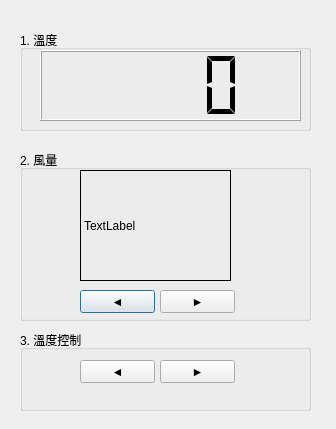
<?xml version="1.0" encoding="UTF-8"?>
<ui version="4.0">
 <class>Dialog</class>
 <widget class="QDialog" name="Dialog">
  <property name="geometry">
   <rect>
    <x>0</x>
    <y>0</y>
    <width>336</width>
    <height>429</height>
   </rect>
  </property>
  <property name="windowTitle">
   <string>Dialog</string>
  </property>
  <widget class="QGroupBox" name="groupBox">
   <property name="geometry">
    <rect>
     <x>20</x>
     <y>30</y>
     <width>291</width>
     <height>101</height>
    </rect>
   </property>
   <property name="title">
    <string>1. 溫度</string>
   </property>
   <widget class="QLCDNumber" name="lcdNumber">
    <property name="geometry">
     <rect>
      <x>20</x>
      <y>20</y>
      <width>261</width>
      <height>71</height>
     </rect>
    </property>
    <property name="smallDecimalPoint">
     <bool>false</bool>
    </property>
    <property name="digitCount">
     <number>4</number>
    </property>
    <property name="segmentStyle">
     <enum>QLCDNumber::Flat</enum>
    </property>
   </widget>
  </widget>
  <widget class="QGroupBox" name="groupBox_2">
   <property name="geometry">
    <rect>
     <x>20</x>
     <y>150</y>
     <width>291</width>
     <height>171</height>
    </rect>
   </property>
   <property name="title">
    <string>2. 風量</string>
   </property>
   <widget class="QPushButton" name="fan_minus">
    <property name="geometry">
     <rect>
      <x>60</x>
      <y>140</y>
      <width>75</width>
      <height>23</height>
     </rect>
    </property>
    <property name="text">
     <string>◄</string>
    </property>
   </widget>
   <widget class="QPushButton" name="fan_plus">
    <property name="geometry">
     <rect>
      <x>140</x>
      <y>140</y>
      <width>75</width>
      <height>23</height>
     </rect>
    </property>
    <property name="text">
     <string>►</string>
    </property>
   </widget>
   <widget class="QLabel" name="movie_screen">
    <property name="geometry">
     <rect>
      <x>60</x>
      <y>20</y>
      <width>151</width>
      <height>111</height>
     </rect>
    </property>
    <property name="frameShape">
     <enum>QFrame::Box</enum>
    </property>
    <property name="text">
     <string>TextLabel</string>
    </property>
   </widget>
  </widget>
  <widget class="QGroupBox" name="groupBox_3">
   <property name="geometry">
    <rect>
     <x>20</x>
     <y>330</y>
     <width>291</width>
     <height>81</height>
    </rect>
   </property>
   <property name="title">
    <string>3. 溫度控制</string>
   </property>
   <widget class="QPushButton" name="tmp_minus">
    <property name="geometry">
     <rect>
      <x>60</x>
      <y>30</y>
      <width>75</width>
      <height>23</height>
     </rect>
    </property>
    <property name="text">
     <string>◄</string>
    </property>
   </widget>
   <widget class="QPushButton" name="tmp_plus">
    <property name="geometry">
     <rect>
      <x>140</x>
      <y>30</y>
      <width>75</width>
      <height>23</height>
     </rect>
    </property>
    <property name="text">
     <string>►</string>
    </property>
   </widget>
  </widget>
 </widget>
 <resources/>
 <connections/>
</ui>
